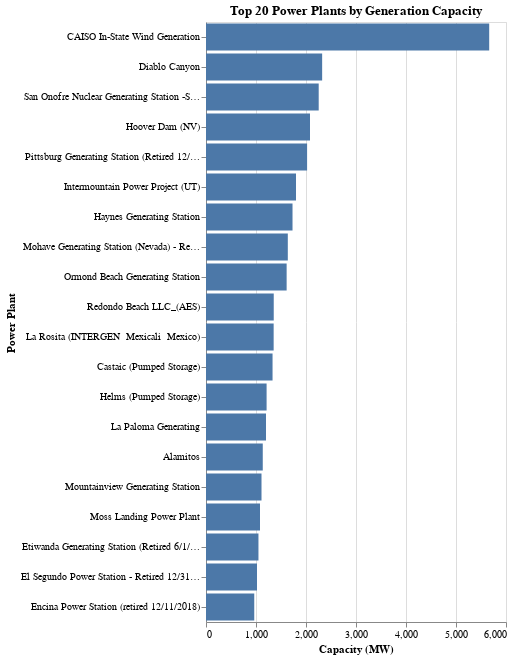

Notebook code for this chart:
### Code cell
chart

### Figure 1 — Vega-Lite specification as saved in the notebook (floating-point values rounded to 4 significant figures)
{"config": {"view": {"continuousWidth": 300, "continuousHeight": 300}}, "data": {"name": "data-99214fae68604b0b75883679caadbb1a"}, "mark": {"type": "bar"}, "encoding": {"tooltip": [{"field": "PlantName", "type": "nominal"}, {"field": "Capacity_Latest", "type": "quantitative"}, {"field": "Operator Company", "type": "nominal"}, {"field": "County", "type": "nominal"}, {"field": "x", "type": "quantitative"}, {"field": "y", "type": "quantitative"}], "x": {"field": "Capacity_Latest", "title": "Capacity (MW)", "type": "quantitative"}, "y": {"field": "PlantName", "sort": "-x", "title": "Power Plant", "type": "nominal"}}, "height": 600, "title": "Top 20 Power Plants by Generation Capacity", "$schema": "https://vega.github.io/schema/vega-lite/v5.20.1.json", "datasets": {"data-99214fae68604b0b75883679caadbb1a": [{"OBJECTID": 2667, "CECPlantID": "W9999", "PlantName": "CAISO In-State Wind Generation", "Retired Plant": 0, "Operator Company": "Not Available", "County": "ALL", "Capacity_Latest": 5664.0, "Units": "CAISO Wind", "PriEnergySource": "WND", "StartDate": "9/15/2017 12:00:00 AM", "CEC_Jurisdictional": 0.0, "x": -120.2, "y": 36.85}, {"OBJECTID": 3454, "CECPlantID": "N0001", "PlantName": "Diablo Canyon", "Retired Plant": 0, "Operator Company": "Pacific Gas & Electric (PG&E)", "County": "San Luis Obispo", "Capacity_Latest": 2323.0, "Units": "Unit 201, Unit 202", "PriEnergySource": "NUC", "StartDate": "5/7/1985 12:00:00 AM", "CEC_Jurisdictional": 0.0, "x": -120.9, "y": 35.21}, {"OBJECTID": 2827, "CECPlantID": "N0002", "PlantName": "San Onofre Nuclear Generating Station -SONGS-Retired 7/15/13", "Retired Plant": 1, "Operator Company": "Southern California Edison (SCE)", "County": "San Diego", "Capacity_Latest": 2254.0, "Units": "2, 3", "PriEnergySource": "NUC", "StartDate": "1/1/1968 12:00:00 AM", "CEC_Jurisdictional": 0.0, "x": -117.6, "y": 33.37}, {"OBJECTID": 3634, "CECPlantID": "H0242", "PlantName": "Hoover Dam (NV)", "Retired Plant": 0, "Operator Company": "United States Bureau of Reclamation", "County": "Mohave", "Capacity_Latest": 2080.0, "Units": "154, 8902", "PriEnergySource": "WAT", "StartDate": "10/1/1936 12:00:00 AM", "CEC_Jurisdictional": 0.0, "x": -114.7, "y": 36.02}, {"OBJECTID": 2249, "CECPlantID": "G0450", "PlantName": "Pittsburg Generating Station (Retired 12/31/2016)", "Retired Plant": 1, "Operator Company": "NRG Delta LLC", "County": "Contra Costa", "Capacity_Latest": 2022.0, "Units": "PPP1, PPP2, PPP3, PPP4, PPP5, PPP6, PPP7", "PriEnergySource": "NG", "StartDate": "1/1/1954 12:00:00 AM", "CEC_Jurisdictional": 0.0, "x": -121.9, "y": 38.04}, {"OBJECTID": 2536, "CECPlantID": "C0023", "PlantName": "Intermountain Power Project (UT)", "Retired Plant": 0, "Operator Company": "Los Angeles Department of Water & Power (LADWP)", "County": "Millard", "Capacity_Latest": 1800.0, "Units": "Unit 1, Unit 2", "PriEnergySource": "BIT", "StartDate": "6/9/1986 12:00:00 AM", "CEC_Jurisdictional": 0.0, "x": -112.6, "y": 39.51}, {"OBJECTID": 2916, "CECPlantID": "G0249", "PlantName": "Haynes Generating Station", "Retired Plant": 0, "Operator Company": "Los Angeles Department of Water & Power (LADWP)", "County": "Los Angeles", "Capacity_Latest": 1730.0, "Units": "Unit #1, Unit #10, Unit #11, Unit #12, Unit #13, Unit #14, Unit #15, Unit #16, Unit #2, Unit #3, Unit #4, Unit #5, Unit #6, Unit #8, Unit #9", "PriEnergySource": "NG", "StartDate": "9/1/1962 12:00:00 AM", "CEC_Jurisdictional": 0.0, "x": -118.1, "y": 33.76}, {"OBJECTID": 3503, "CECPlantID": "C0024", "PlantName": "Mohave Generating Station (Nevada) - Retired December 2005", "Retired Plant": 1, "Operator Company": "Southern California Edison (SCE)", "County": "Clark", "Capacity_Latest": 1636.0, "Units": "Unit 1, Unit 2", "PriEnergySource": "SUB", "StartDate": "1/1/1971 12:00:00 AM", "CEC_Jurisdictional": 0.0, "x": -114.6, "y": 35.13}, {"OBJECTID": 2990, "CECPlantID": "G0421", "PlantName": "Ormond Beach Generating Station", "Retired Plant": 0, "Operator Company": "GenOn Holdings Inc.", "County": "Ventura", "Capacity_Latest": 1613.0, "Units": "UNIT 1, UNIT 2", "PriEnergySource": "NG", "StartDate": "8/3/1971 12:00:00 AM", "CEC_Jurisdictional": 0.0, "x": -119.2, "y": 34.13}, {"OBJECTID": 2874, "CECPlantID": "G0490", "PlantName": "Redondo Beach LLC_(AES)", "Retired Plant": 1, "Operator Company": "AES Redondo Beach LLC", "County": "Los Angeles", "Capacity_Latest": 1355.0, "Units": "5, 6, 7, 8", "PriEnergySource": "NG", "StartDate": "10/1/1954 12:00:00 AM", "CEC_Jurisdictional": 0.0, "x": -118.4, "y": 33.85}, {"OBJECTID": 2704, "CECPlantID": "G9787", "PlantName": "La Rosita (INTERGEN  Mexicali  Mexico)", "Retired Plant": 0, "Operator Company": "Energia Azteca X Sociedad Anonima de Capital Variable", "County": "Mexicali", "Capacity_Latest": 1353.0, "Units": "1, CTG-1C, EAX-STG, EBC-CTG_and_STG", "PriEnergySource": "NG", "StartDate": "7/20/2003 12:00:00 AM", "CEC_Jurisdictional": 0.0, "x": -115.6, "y": 32.6}, {"OBJECTID": 3207, "CECPlantID": "H0090", "PlantName": "Castaic (Pumped Storage)", "Retired Plant": 0, "Operator Company": "Los Angeles Department of Water & Power (LADWP)", "County": "Los Angeles", "Capacity_Latest": 1331.0, "Units": "Unit #1, Unit #2, Unit #3, Unit #4, Unit #5, Unit #6, Unit #7", "PriEnergySource": "WAT", "StartDate": "9/1/1973 12:00:00 AM", "CEC_Jurisdictional": 0.0, "x": -118.7, "y": 34.59}, {"OBJECTID": 2003, "CECPlantID": "H0229", "PlantName": "Helms (Pumped Storage)", "Retired Plant": 0, "Operator Company": "Pacific Gas & Electric (PG&E)", "County": "Fresno", "Capacity_Latest": 1212.0, "Units": "Unit 936, Unit 937, Unit 938", "PriEnergySource": "WAT", "StartDate": "6/30/1984 12:00:00 AM", "CEC_Jurisdictional": 0.0, "x": -119.0, "y": 37.03}, {"OBJECTID": 3467, "CECPlantID": "G0781", "PlantName": "La Paloma Generating", "Retired Plant": 0, "Operator Company": "La Paloma Generating Co LLC", "County": "Kern", "Capacity_Latest": 1200.0, "Units": "Gen-1, Gen-2, Gen-3, Gen-4", "PriEnergySource": "NG", "StartDate": "1/6/2003 12:00:00 AM", "CEC_Jurisdictional": 1.0, "x": -119.6, "y": 35.3}, {"OBJECTID": 2914, "CECPlantID": "G0011", "PlantName": "Alamitos", "Retired Plant": 0, "Operator Company": "AES Alamitos LLC", "County": "Los Angeles", "Capacity_Latest": 1135.0, "Units": "AL 1, AL 2, AL 3, AL 4, AL 5, AL 6, AL 7", "PriEnergySource": "NG", "StartDate": "9/1/1956 12:00:00 AM", "CEC_Jurisdictional": 0.0, "x": -118.1, "y": 33.77}, {"OBJECTID": 3104, "CECPlantID": "G0795", "PlantName": "Mountainview Generating Station", "Retired Plant": 0, "Operator Company": "Southern California Edison (SCE)", "County": "San Bernardino", "Capacity_Latest": 1110.0, "Units": "Unit 3, Unit 4", "PriEnergySource": "NG", "StartDate": "12/10/2005 12:00:00 AM", "CEC_Jurisdictional": 1.0, "x": -117.2, "y": 34.08}, {"OBJECTID": 1949, "CECPlantID": "G0372", "PlantName": "Moss Landing Power Plant", "Retired Plant": 0, "Operator Company": "Duke Energy Moss Landing & Oakland LLC", "County": "Monterey", "Capacity_Latest": 1080.0, "Units": "1-GT1, 1-GT2, 1-ST, 2-GT1, 2-GT2, 2-ST, 6, 7", "PriEnergySource": "NG", "StartDate": "7/1/2002 12:00:00 AM", "CEC_Jurisdictional": 1.0, "x": -121.8, "y": 36.8}, {"OBJECTID": 3079, "CECPlantID": "G0201", "PlantName": "Etiwanda Generating Station (Retired 6/1/2018)", "Retired Plant": 1, "Operator Company": "NRG Marsh Landing LLC", "County": "San Bernardino", "Capacity_Latest": 1049.0, "Units": "UNIT 1, UNIT 2, UNIT 3, UNIT 4, UNIT 5", "PriEnergySource": "NG", "StartDate": "7/10/1953 12:00:00 AM", "CEC_Jurisdictional": 0.0, "x": -117.5, "y": 34.09}, {"OBJECTID": 2873, "CECPlantID": "G0194", "PlantName": "El Segundo Power Station - Retired 12/31/2015", "Retired Plant": 1, "Operator Company": "El Segundo Power LLC", "County": "Los Angeles", "Capacity_Latest": 1020.0, "Units": "UNIT 1, UNIT 2, UNIT 3, UNIT 4", "PriEnergySource": "NG", "StartDate": "4/1/1956 12:00:00 AM", "CEC_Jurisdictional": 0.0, "x": -118.4, "y": 33.91}, {"OBJECTID": 2770, "CECPlantID": "G0196", "PlantName": "Encina Power Station (retired 12/11/2018)", "Retired Plant": 1, "Operator Company": "NRG Energy", "County": "San Diego", "Capacity_Latest": 965.0, "Units": "Encina 1, Encina 2, Encina 3, Encina 4, Encina 5, Encina GT", "PriEnergySource": "NG", "StartDate": "11/23/1954 12:00:00 AM", "CEC_Jurisdictional": 0.0, "x": -117.3, "y": 33.14}]}}
